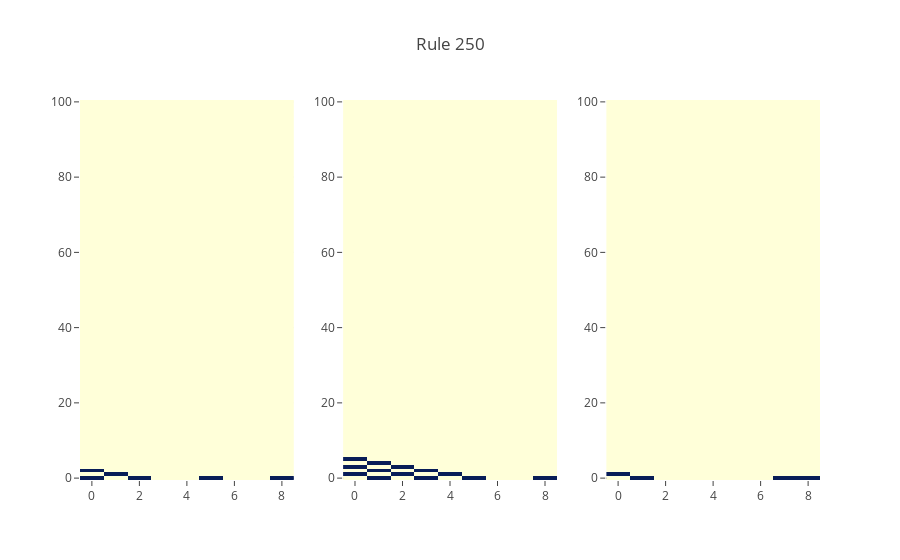

Notebook cell for this chart:
### Markdown cell above
We can classify the rules of the elementary CA by their convergence behaviour for random initial states.

### Class 1

Class 1 CA rapidly converge to a uniform state.

### Code cell
rule = 250

figure = tools.make_subplots(rows=1, cols=3, print_grid=False)

figure.append_trace(
    go.Heatmap(z=simulate(np.random.randint(0, 2, 10), rule, 100), colorscale='YlGnBu', showscale=False),
1, 1)
figure.append_trace(
    go.Heatmap(z=simulate(np.random.randint(0, 2, 10), rule, 100), colorscale='YlGnBu', showscale=False),
1, 2)
figure.append_trace(
    go.Heatmap(z=simulate(np.random.randint(0, 2, 10), rule, 100), colorscale='YlGnBu', showscale=False),
1, 3)

figure['layout'].update(title=f'Rule {rule}')

py.iplot(figure)

### Figure 1 — Plotly figure (JSON) as saved in the notebook; plotly's stock layout.template omitted (floating-point values rounded to 4 significant figures; data arrays with more than 128 entries replaced by an {"elided": "..."} marker saying what was removed)
{"data": [{"colorscale": "YlGnBu", "showscale": false, "type": "heatmap", "uid": "f5f49480-8a60-4293-9c17-bfb8634fd87a", "xaxis": "x", "yaxis": "y", "z": {"elided": "101x9 int values"}}, {"colorscale": "YlGnBu", "showscale": false, "type": "heatmap", "uid": "b65da329-9b12-4460-9296-5af04dba0ec4", "xaxis": "x2", "yaxis": "y2", "z": {"elided": "101x9 int values"}}, {"colorscale": "YlGnBu", "showscale": false, "type": "heatmap", "uid": "ae584cec-898b-4327-a69c-ee3aeb09d629", "xaxis": "x3", "yaxis": "y3", "z": {"elided": "101x9 int values"}}], "layout": {"title": {"text": "Rule 250"}, "xaxis": {"anchor": "y", "domain": [0, 0.2889]}, "xaxis2": {"anchor": "y2", "domain": [0.3556, 0.6444]}, "xaxis3": {"anchor": "y3", "domain": [0.7111, 1]}, "yaxis": {"anchor": "x", "domain": [0, 1]}, "yaxis2": {"anchor": "x2", "domain": [0, 1]}, "yaxis3": {"anchor": "x3", "domain": [0, 1]}}}
